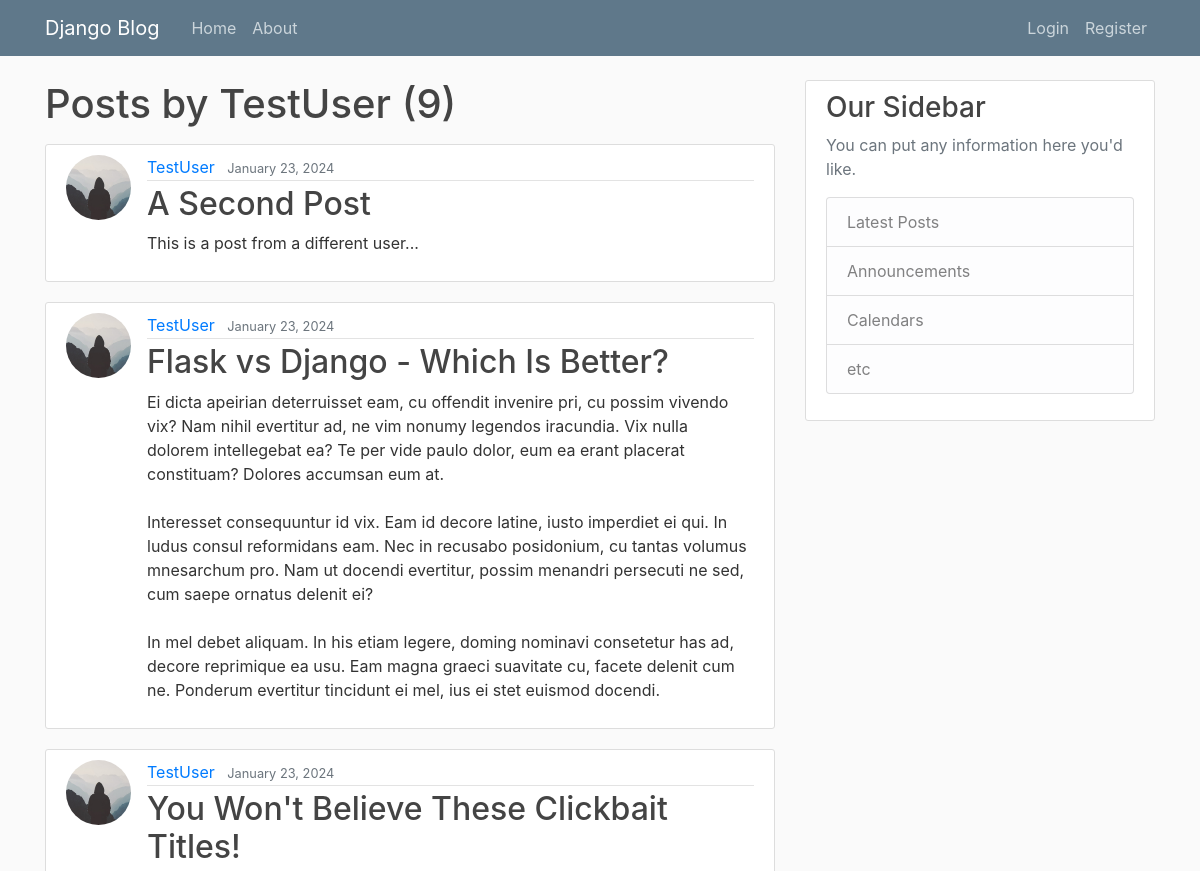
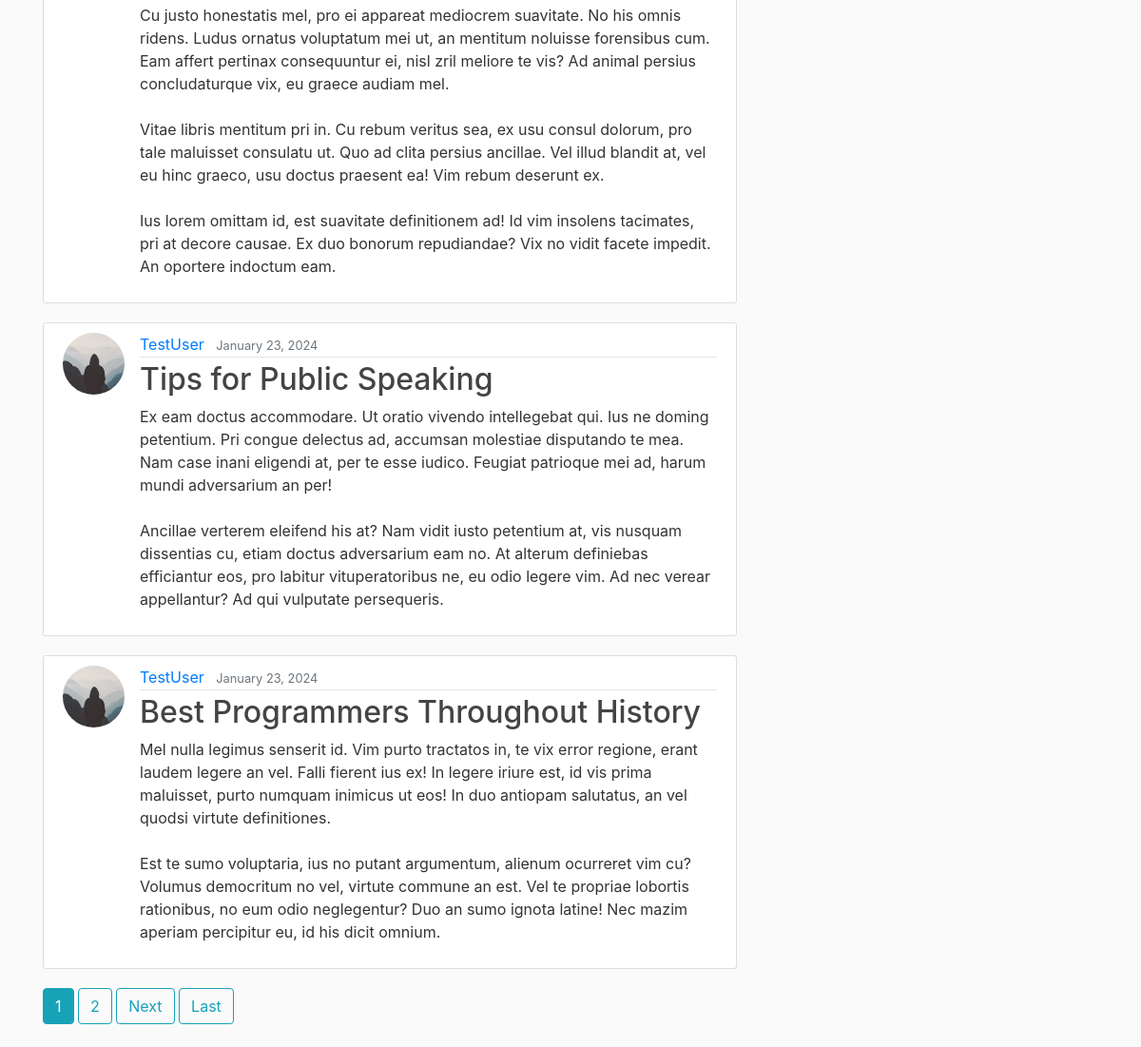
Page /user/TestUser on the committed database (2 pictures, top to bottom).
### blog/models.py (models this page shows, shortened)
class Post(models.Model):
    title = models.CharField(max_length=100)
    content = models.TextField()
    date_posted = models.DateTimeField(default=timezone.now())
    author = models.ForeignKey(User, on_delete=models.CASCADE)

### users/models.py (models this page shows, shortened)
class Profile(models.Model):
    user = models.OneToOneField(User, on_delete=models.CASCADE)
    image = models.ImageField(default='default.jpg', upload_to='profile_pics')

### blog/views.py (the view)
# urls.py: path("user/<str:username>", UserPostListView.as_view(), name='user-posts'),
class UserPostListView(ListView):
    model = Post
    template_name = 'blog/user_posts.html' # <app>/<model>_<viewtype>.html
    context_object_name = 'posts'
    paginate_by = 5
    def get_queryset(self):
        user = get_object_or_404(User, username=self.kwargs.get('username'))
        return Post.objects.filter(author=user).order_by('-date_posted')

### blog/templates/blog/user_posts.html (shortened to what this page needs)
{% extends "blog/base.html" %}
{% block content %}
    <h1 class="mb-3">Posts by {{ view.kwargs.username }} ({{ page_obj.paginator.count }})</h1>
    {% for post in posts %}
        <article class="media content-section">
            <img class="rounded-circle article-img" src="{{ post.author.profile.image.url }}" alt="">
            <div class="media-body">
            <div class="article-metadata">
                <a class="mr-2" href="{% url 'user-posts' post.author.username %}">{{ post.author }}</a>
                <small class="text-muted">{{ post.date_posted|date:"F d, Y" }}</small>
            </div>
            <h2><a class="article-title" href="{% url 'post-detail' post.id %}">{{ post.title }}</a></h2>
            <p class="article-content">{{ post.content }}</p>
            </div>
        </article>
    {% endfor %}
    {% if is_paginated %}
        {% for num in page_obj.paginator.page_range %}
            {% if page_obj.number == num %}
                <a class="btn btn-info mb-4" href="?page={{ num }}">{{ num }}</a>
            {% elif num > page_obj.number|add:'-3' and num < page_obj.number|add:'3' %}
                <a class="btn btn-outline-info mb-4" href="?page={{ num }}">{{ num }}</a>
            {% endif %}
        {% endfor %}
        {% if page_obj.has_next %}
            <a class="btn btn-outline-info mb-4" href="?page={{ page_obj.next_page_number }}">Next</a>
            <a class="btn btn-outline-info mb-4" href="?page={{ page_obj.paginator.num_pages }}">Last</a>
        {% endif %}
    {% endif %}
{% endblock content %}

### blog/static/blog/main.css (style rules this page uses)
body { background: #fafafa; color: #333333; margin-top: 5rem; }
h1, h2, h3, h4, h5, h6 { color: #444444; }
.content-section { background: #ffffff; padding: 10px 20px; border: 1px solid #dddddd; border-radius: 3px; margin-bottom: 20px; }
.article-title { color: #444444; }
.article-content { white-space: pre-line; }
.article-img { height: 65px; width: 65px; margin-right: 16px; }
.article-metadata { padding-bottom: 1px; margin-bottom: 4px; border-bottom: 1px solid #e3e3e3 }

### rows in the picture
Post: author.profile.image (placeholder picture), author "TestUser", date_posted "January 23, 2024", title "A Second Post", content "This is a post from a different user..."
Post: author.profile.image (placeholder picture), author "TestUser", date_posted "January 23, 2024", title "Flask vs Django - Which Is Better?", content "Ei dicta apeirian deterruisset eam, cu offendit invenire pri, cu possim vivendo vix? Nam nihil evertitur ad, ne vim nonumy legendos iracundia. Vix nulla dolorem intellegebat ea? Te per vide paulo dolor, eum ea erant placerat constituam? Dolores accumsan eum at. Interesset consequuntur id vix. Eam id decore latine, iusto imperdiet ei qui. In ludus consul reformidans eam. Nec in recusabo posidonium, cu tantas volumus mnesarchum pro. Nam ut docendi evertitur, possim menandri persecuti ne sed, cum saepe ornatus delenit ei? In mel debet aliquam. In his etiam legere, doming nominavi consetetur has ad, decore reprimique ea usu. Eam magna graeci suavitate cu, facete delenit cum ne. Ponderum…"
Post: author.profile.image (placeholder picture), author "TestUser", date_posted "January 23, 2024", title "You Won't Believe These Clickbait Titles!", content "Cu justo honestatis mel, pro ei appareat mediocrem suavitate. No his omnis ridens. Ludus ornatus voluptatum mei ut, an mentitum noluisse forensibus cum. Eam affert pertinax consequuntur ei, nisl zril meliore te vis? Ad animal persius concludaturque vix, eu graece audiam mel. Vitae libris mentitum pri in. Cu rebum veritus sea, ex usu consul dolorum, pro tale maluisset consulatu ut. Quo ad clita persius ancillae. Vel illud blandit at, vel eu hinc graeco, usu doctus praesent ea! Vim rebum deserunt ex. Ius lorem omittam id, est suavitate definitionem ad! Id vim insolens tacimates, pri at decore causae. Ex duo bonorum repudiandae? Vix no vidit facete impedit. An oportere indoctum eam."
Post: author.profile.image (placeholder picture), author "TestUser", date_posted "January 23, 2024", title "Tips for Public Speaking", content "Ex eam doctus accommodare. Ut oratio vivendo intellegebat qui. Ius ne doming petentium. Pri congue delectus ad, accumsan molestiae disputando te mea. Nam case inani eligendi at, per te esse iudico. Feugiat patrioque mei ad, harum mundi adversarium an per! Ancillae verterem eleifend his at? Nam vidit iusto petentium at, vis nusquam dissentias cu, etiam doctus adversarium eam no. At alterum definiebas efficiantur eos, pro labitur vituperatoribus ne, eu odio legere vim. Ad nec verear appellantur? Ad qui vulputate persequeris."
Post: author.profile.image (placeholder picture), author "TestUser", date_posted "January 23, 2024", title "Best Programmers Throughout History", content "Mel nulla legimus senserit id. Vim purto tractatos in, te vix error regione, erant laudem legere an vel. Falli fierent ius ex! In legere iriure est, id vis prima maluisset, purto numquam inimicus ut eos! In duo antiopam salutatus, an vel quodsi virtute definitiones. Est te sumo voluptaria, ius no putant argumentum, alienum ocurreret vim cu? Volumus democritum no vel, virtute commune an est. Vel te propriae lobortis rationibus, no eum odio neglegentur? Duo an sumo ignota latine! Nec mazim aperiam percipitur eu, id his dicit omnium."

### other values in the picture
{{ view.kwargs.username }} "TestUser"
{{ page_obj.paginator.count }} "9"
{{ num }} "1"
{{ num }} "2"
